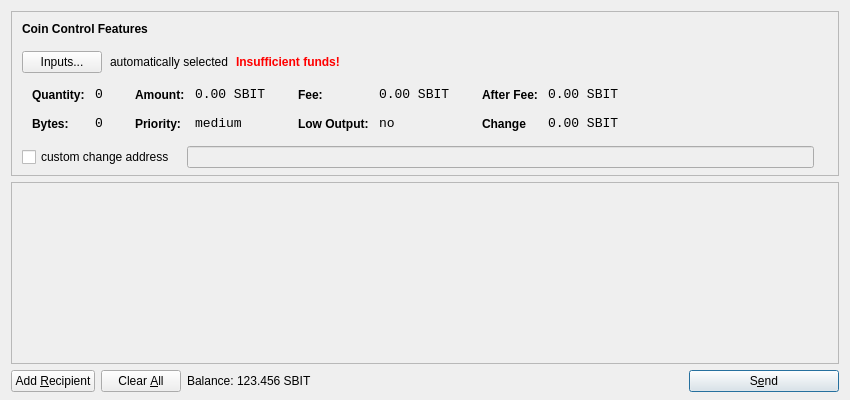
<?xml version="1.0" encoding="UTF-8"?>
<ui version="4.0">
 <class>SendCoinsDialog</class>
 <widget class="QDialog" name="SendCoinsDialog">
  <property name="geometry">
   <rect>
    <x>0</x>
    <y>0</y>
    <width>850</width>
    <height>400</height>
   </rect>
  </property>
  <property name="windowTitle">
   <string>Send Coins</string>
  </property>
  <layout class="QVBoxLayout" name="verticalLayout" stretch="0,1,0">
   <property name="bottomMargin">
    <number>8</number>
   </property>
   <item>
    <widget class="QFrame" name="frameCoinControl">
     <property name="sizePolicy">
      <sizepolicy hsizetype="Expanding" vsizetype="Expanding">
       <horstretch>0</horstretch>
       <verstretch>0</verstretch>
      </sizepolicy>
     </property>
     <property name="maximumSize">
      <size>
       <width>16777215</width>
       <height>16777215</height>
      </size>
     </property>
     <property name="frameShape">
      <enum>QFrame::StyledPanel</enum>
     </property>
     <property name="frameShadow">
      <enum>QFrame::Sunken</enum>
     </property>
     <layout class="QVBoxLayout" name="verticalLayoutCoinControl2">
      <property name="spacing">
       <number>-1</number>
      </property>
      <property name="leftMargin">
       <number>0</number>
      </property>
      <property name="topMargin">
       <number>0</number>
      </property>
      <property name="rightMargin">
       <number>0</number>
      </property>
      <property name="bottomMargin">
       <number>6</number>
      </property>
      <item>
       <layout class="QVBoxLayout" name="verticalLayoutCoinControl" stretch="0,0,0,0,1">
        <property name="spacing">
         <number>0</number>
        </property>
        <property name="leftMargin">
         <number>10</number>
        </property>
        <property name="topMargin">
         <number>10</number>
        </property>
        <item>
         <layout class="QHBoxLayout" name="horizontalLayoutCoinControl1">
          <property name="bottomMargin">
           <number>15</number>
          </property>
          <item>
           <widget class="QLabel" name="labelCoinControlFeatures">
            <property name="sizePolicy">
             <sizepolicy hsizetype="Preferred" vsizetype="Maximum">
              <horstretch>0</horstretch>
              <verstretch>0</verstretch>
             </sizepolicy>
            </property>
            <property name="font">
             <font>
              <weight>75</weight>
              <bold>true</bold>
             </font>
            </property>
            <property name="styleSheet">
             <string notr="true">font-weight:bold;</string>
            </property>
            <property name="text">
             <string>Coin Control Features</string>
            </property>
           </widget>
          </item>
         </layout>
        </item>
        <item>
         <layout class="QHBoxLayout" name="horizontalLayoutCoinControl2" stretch="0,0,0,0">
          <property name="spacing">
           <number>8</number>
          </property>
          <property name="bottomMargin">
           <number>10</number>
          </property>
          <item>
           <widget class="QPushButton" name="pushButtonCoinControl">
            <property name="styleSheet">
             <string notr="true"/>
            </property>
            <property name="text">
             <string>Inputs...</string>
            </property>
           </widget>
          </item>
          <item>
           <widget class="QLabel" name="labelCoinControlAutomaticallySelected">
            <property name="text">
             <string>automatically selected</string>
            </property>
            <property name="margin">
             <number>5</number>
            </property>
           </widget>
          </item>
          <item>
           <widget class="QLabel" name="labelCoinControlInsuffFunds">
            <property name="font">
             <font>
              <weight>75</weight>
              <bold>true</bold>
             </font>
            </property>
            <property name="styleSheet">
             <string notr="true">color:red;font-weight:bold;</string>
            </property>
            <property name="text">
             <string>Insufficient funds!</string>
            </property>
            <property name="margin">
             <number>5</number>
            </property>
           </widget>
          </item>
          <item>
           <spacer name="horizontalSpacerCoinControl">
            <property name="orientation">
             <enum>Qt::Horizontal</enum>
            </property>
            <property name="sizeHint" stdset="0">
             <size>
              <width>40</width>
              <height>1</height>
             </size>
            </property>
           </spacer>
          </item>
         </layout>
        </item>
        <item>
         <widget class="QWidget" name="widgetCoinControl" native="true">
          <property name="sizePolicy">
           <sizepolicy hsizetype="Preferred" vsizetype="Preferred">
            <horstretch>0</horstretch>
            <verstretch>0</verstretch>
           </sizepolicy>
          </property>
          <property name="minimumSize">
           <size>
            <width>0</width>
            <height>0</height>
           </size>
          </property>
          <property name="styleSheet">
           <string notr="true"/>
          </property>
          <layout class="QHBoxLayout" name="horizontalLayoutCoinControl5">
           <property name="margin">
            <number>0</number>
           </property>
           <item>
            <layout class="QHBoxLayout" name="horizontalLayoutCoinControl3" stretch="0,0,0,1">
             <property name="spacing">
              <number>20</number>
             </property>
             <property name="topMargin">
              <number>0</number>
             </property>
             <property name="bottomMargin">
              <number>10</number>
             </property>
             <item>
              <layout class="QFormLayout" name="formLayoutCoinControl1">
               <property name="horizontalSpacing">
                <number>10</number>
               </property>
               <property name="verticalSpacing">
                <number>14</number>
               </property>
               <property name="leftMargin">
                <number>10</number>
               </property>
               <property name="topMargin">
                <number>4</number>
               </property>
               <property name="rightMargin">
                <number>6</number>
               </property>
               <item row="0" column="0">
                <widget class="QLabel" name="labelCoinControlQuantityText">
                 <property name="styleSheet">
                  <string notr="true">font-weight:bold;</string>
                 </property>
                 <property name="text">
                  <string>Quantity:</string>
                 </property>
                 <property name="margin">
                  <number>0</number>
                 </property>
                </widget>
               </item>
               <item row="0" column="1">
                <widget class="QLabel" name="labelCoinControlQuantity">
                 <property name="font">
                  <font>
                   <family>Monospace</family>
                   <pointsize>10</pointsize>
                  </font>
                 </property>
                 <property name="cursor">
                  <cursorShape>IBeamCursor</cursorShape>
                 </property>
                 <property name="contextMenuPolicy">
                  <enum>Qt::ActionsContextMenu</enum>
                 </property>
                 <property name="text">
                  <string>0</string>
                 </property>
                 <property name="margin">
                  <number>0</number>
                 </property>
                 <property name="textInteractionFlags">
                  <set>Qt::LinksAccessibleByMouse|Qt::TextSelectableByKeyboard|Qt::TextSelectableByMouse</set>
                 </property>
                </widget>
               </item>
               <item row="1" column="0">
                <widget class="QLabel" name="labelCoinControlBytesText">
                 <property name="styleSheet">
                  <string notr="true">font-weight:bold;</string>
                 </property>
                 <property name="text">
                  <string>Bytes:</string>
                 </property>
                </widget>
               </item>
               <item row="1" column="1">
                <widget class="QLabel" name="labelCoinControlBytes">
                 <property name="font">
                  <font>
                   <family>Monospace</family>
                   <pointsize>10</pointsize>
                  </font>
                 </property>
                 <property name="cursor">
                  <cursorShape>IBeamCursor</cursorShape>
                 </property>
                 <property name="contextMenuPolicy">
                  <enum>Qt::ActionsContextMenu</enum>
                 </property>
                 <property name="text">
                  <string>0</string>
                 </property>
                 <property name="textInteractionFlags">
                  <set>Qt::LinksAccessibleByMouse|Qt::TextSelectableByKeyboard|Qt::TextSelectableByMouse</set>
                 </property>
                </widget>
               </item>
              </layout>
             </item>
             <item>
              <layout class="QFormLayout" name="formLayoutCoinControl2">
               <property name="horizontalSpacing">
                <number>10</number>
               </property>
               <property name="verticalSpacing">
                <number>14</number>
               </property>
               <property name="leftMargin">
                <number>6</number>
               </property>
               <property name="topMargin">
                <number>4</number>
               </property>
               <property name="rightMargin">
                <number>6</number>
               </property>
               <item row="0" column="0">
                <widget class="QLabel" name="labelCoinControlAmountText">
                 <property name="styleSheet">
                  <string notr="true">font-weight:bold;</string>
                 </property>
                 <property name="text">
                  <string>Amount:</string>
                 </property>
                 <property name="margin">
                  <number>0</number>
                 </property>
                </widget>
               </item>
               <item row="0" column="1">
                <widget class="QLabel" name="labelCoinControlAmount">
                 <property name="font">
                  <font>
                   <family>Monospace</family>
                   <pointsize>10</pointsize>
                  </font>
                 </property>
                 <property name="cursor">
                  <cursorShape>IBeamCursor</cursorShape>
                 </property>
                 <property name="contextMenuPolicy">
                  <enum>Qt::ActionsContextMenu</enum>
                 </property>
                 <property name="text">
                  <string>0.00 SBIT</string>
                 </property>
                 <property name="textInteractionFlags">
                  <set>Qt::LinksAccessibleByMouse|Qt::TextSelectableByKeyboard|Qt::TextSelectableByMouse</set>
                 </property>
                </widget>
               </item>
               <item row="1" column="0">
                <widget class="QLabel" name="labelCoinControlPriorityText">
                 <property name="styleSheet">
                  <string notr="true">font-weight:bold;</string>
                 </property>
                 <property name="text">
                  <string>Priority:</string>
                 </property>
                </widget>
               </item>
               <item row="1" column="1">
                <widget class="QLabel" name="labelCoinControlPriority">
                 <property name="font">
                  <font>
                   <family>Monospace</family>
                   <pointsize>10</pointsize>
                  </font>
                 </property>
                 <property name="cursor">
                  <cursorShape>IBeamCursor</cursorShape>
                 </property>
                 <property name="contextMenuPolicy">
                  <enum>Qt::ActionsContextMenu</enum>
                 </property>
                 <property name="text">
                  <string>medium</string>
                 </property>
                 <property name="textInteractionFlags">
                  <set>Qt::LinksAccessibleByMouse|Qt::TextSelectableByKeyboard|Qt::TextSelectableByMouse</set>
                 </property>
                </widget>
               </item>
              </layout>
             </item>
             <item>
              <layout class="QFormLayout" name="formLayoutCoinControl3">
               <property name="horizontalSpacing">
                <number>10</number>
               </property>
               <property name="verticalSpacing">
                <number>14</number>
               </property>
               <property name="leftMargin">
                <number>6</number>
               </property>
               <property name="topMargin">
                <number>4</number>
               </property>
               <property name="rightMargin">
                <number>6</number>
               </property>
               <item row="0" column="0">
                <widget class="QLabel" name="labelCoinControlFeeText">
                 <property name="styleSheet">
                  <string notr="true">font-weight:bold;</string>
                 </property>
                 <property name="text">
                  <string>Fee:</string>
                 </property>
                 <property name="margin">
                  <number>0</number>
                 </property>
                </widget>
               </item>
               <item row="0" column="1">
                <widget class="QLabel" name="labelCoinControlFee">
                 <property name="font">
                  <font>
                   <family>Monospace</family>
                   <pointsize>10</pointsize>
                  </font>
                 </property>
                 <property name="cursor">
                  <cursorShape>IBeamCursor</cursorShape>
                 </property>
                 <property name="contextMenuPolicy">
                  <enum>Qt::ActionsContextMenu</enum>
                 </property>
                 <property name="text">
                  <string>0.00 SBIT</string>
                 </property>
                 <property name="textInteractionFlags">
                  <set>Qt::LinksAccessibleByMouse|Qt::TextSelectableByKeyboard|Qt::TextSelectableByMouse</set>
                 </property>
                </widget>
               </item>
               <item row="1" column="0">
                <widget class="QLabel" name="labelCoinControlLowOutputText">
                 <property name="styleSheet">
                  <string notr="true">font-weight:bold;</string>
                 </property>
                 <property name="text">
                  <string>Low Output:</string>
                 </property>
                </widget>
               </item>
               <item row="1" column="1">
                <widget class="QLabel" name="labelCoinControlLowOutput">
                 <property name="font">
                  <font>
                   <family>Monospace</family>
                   <pointsize>10</pointsize>
                  </font>
                 </property>
                 <property name="cursor">
                  <cursorShape>IBeamCursor</cursorShape>
                 </property>
                 <property name="contextMenuPolicy">
                  <enum>Qt::ActionsContextMenu</enum>
                 </property>
                 <property name="text">
                  <string>no</string>
                 </property>
                 <property name="textInteractionFlags">
                  <set>Qt::LinksAccessibleByMouse|Qt::TextSelectableByKeyboard|Qt::TextSelectableByMouse</set>
                 </property>
                </widget>
               </item>
              </layout>
             </item>
             <item>
              <layout class="QFormLayout" name="formLayoutCoinControl4">
               <property name="horizontalSpacing">
                <number>10</number>
               </property>
               <property name="verticalSpacing">
                <number>14</number>
               </property>
               <property name="leftMargin">
                <number>6</number>
               </property>
               <property name="topMargin">
                <number>4</number>
               </property>
               <property name="rightMargin">
                <number>6</number>
               </property>
               <item row="0" column="0">
                <widget class="QLabel" name="labelCoinControlAfterFeeText">
                 <property name="styleSheet">
                  <string notr="true">font-weight:bold;</string>
                 </property>
                 <property name="text">
                  <string>After Fee:</string>
                 </property>
                 <property name="margin">
                  <number>0</number>
                 </property>
                </widget>
               </item>
               <item row="0" column="1">
                <widget class="QLabel" name="labelCoinControlAfterFee">
                 <property name="font">
                  <font>
                   <family>Monospace</family>
                   <pointsize>10</pointsize>
                  </font>
                 </property>
                 <property name="cursor">
                  <cursorShape>IBeamCursor</cursorShape>
                 </property>
                 <property name="contextMenuPolicy">
                  <enum>Qt::ActionsContextMenu</enum>
                 </property>
                 <property name="text">
                  <string>0.00 SBIT</string>
                 </property>
                 <property name="textInteractionFlags">
                  <set>Qt::LinksAccessibleByMouse|Qt::TextSelectableByKeyboard|Qt::TextSelectableByMouse</set>
                 </property>
                </widget>
               </item>
               <item row="1" column="0">
                <widget class="QLabel" name="labelCoinControlChangeText">
                 <property name="styleSheet">
                  <string notr="true">font-weight:bold;</string>
                 </property>
                 <property name="text">
                  <string>Change</string>
                 </property>
                </widget>
               </item>
               <item row="1" column="1">
                <widget class="QLabel" name="labelCoinControlChange">
                 <property name="font">
                  <font>
                   <family>Monospace</family>
                   <pointsize>10</pointsize>
                  </font>
                 </property>
                 <property name="cursor">
                  <cursorShape>IBeamCursor</cursorShape>
                 </property>
                 <property name="contextMenuPolicy">
                  <enum>Qt::ActionsContextMenu</enum>
                 </property>
                 <property name="text">
                  <string>0.00 SBIT</string>
                 </property>
                 <property name="textInteractionFlags">
                  <set>Qt::LinksAccessibleByMouse|Qt::TextSelectableByKeyboard|Qt::TextSelectableByMouse</set>
                 </property>
                </widget>
               </item>
              </layout>
             </item>
            </layout>
           </item>
          </layout>
         </widget>
        </item>
        <item>
         <layout class="QHBoxLayout" name="horizontalLayoutCoinControl4" stretch="0,0,0">
          <property name="spacing">
           <number>12</number>
          </property>
          <property name="sizeConstraint">
           <enum>QLayout::SetDefaultConstraint</enum>
          </property>
          <property name="topMargin">
           <number>5</number>
          </property>
          <property name="rightMargin">
           <number>5</number>
          </property>
          <item>
           <widget class="QCheckBox" name="checkBoxCoinControlChange">
            <property name="text">
             <string>custom change address</string>
            </property>
           </widget>
          </item>
          <item>
           <widget class="QLineEdit" name="lineEditCoinControlChange">
            <property name="enabled">
             <bool>false</bool>
            </property>
            <property name="sizePolicy">
             <sizepolicy hsizetype="Expanding" vsizetype="Fixed">
              <horstretch>0</horstretch>
              <verstretch>0</verstretch>
             </sizepolicy>
            </property>
           </widget>
          </item>
          <item>
           <widget class="QLabel" name="labelCoinControlChangeLabel">
            <property name="sizePolicy">
             <sizepolicy hsizetype="Preferred" vsizetype="Expanding">
              <horstretch>0</horstretch>
              <verstretch>0</verstretch>
             </sizepolicy>
            </property>
            <property name="minimumSize">
             <size>
              <width>0</width>
              <height>0</height>
             </size>
            </property>
            <property name="text">
             <string/>
            </property>
            <property name="margin">
             <number>3</number>
            </property>
           </widget>
          </item>
         </layout>
        </item>
        <item>
         <spacer name="verticalSpacerCoinControl">
          <property name="orientation">
           <enum>Qt::Vertical</enum>
          </property>
          <property name="sizeHint" stdset="0">
           <size>
            <width>800</width>
            <height>1</height>
           </size>
          </property>
         </spacer>
        </item>
       </layout>
      </item>
     </layout>
    </widget>
   </item>
   <item>
    <widget class="QScrollArea" name="scrollArea">
     <property name="widgetResizable">
      <bool>true</bool>
     </property>
     <widget class="QWidget" name="scrollAreaWidgetContents">
      <property name="geometry">
       <rect>
        <x>0</x>
        <y>0</y>
        <width>830</width>
        <height>165</height>
       </rect>
      </property>
      <layout class="QVBoxLayout" name="verticalLayout_2">
       <property name="margin">
        <number>0</number>
       </property>
       <item>
        <layout class="QVBoxLayout" name="entries">
         <property name="spacing">
          <number>6</number>
         </property>
        </layout>
       </item>
       <item>
        <spacer name="verticalSpacer">
         <property name="orientation">
          <enum>Qt::Vertical</enum>
         </property>
         <property name="sizeHint" stdset="0">
          <size>
           <width>20</width>
           <height>40</height>
          </size>
         </property>
        </spacer>
       </item>
      </layout>
     </widget>
    </widget>
   </item>
   <item>
    <layout class="QHBoxLayout" name="horizontalLayout">
     <item>
      <widget class="QPushButton" name="addButton">
       <property name="toolTip">
        <string>Send to multiple recipients at once</string>
       </property>
       <property name="text">
        <string>Add &amp;Recipient</string>
       </property>
       <property name="icon">
        <iconset resource="../bitcoin.qrc">
         <normaloff>:/icons/add</normaloff>:/icons/add</iconset>
       </property>
       <property name="autoDefault">
        <bool>false</bool>
       </property>
      </widget>
     </item>
     <item>
      <widget class="QPushButton" name="clearButton">
       <property name="sizePolicy">
        <sizepolicy hsizetype="Minimum" vsizetype="Fixed">
         <horstretch>0</horstretch>
         <verstretch>0</verstretch>
        </sizepolicy>
       </property>
       <property name="toolTip">
        <string>Remove all transaction fields</string>
       </property>
       <property name="text">
        <string>Clear &amp;All</string>
       </property>
       <property name="icon">
        <iconset resource="../bitcoin.qrc">
         <normaloff>:/icons/remove</normaloff>:/icons/remove</iconset>
       </property>
       <property name="autoRepeatDelay">
        <number>300</number>
       </property>
       <property name="autoDefault">
        <bool>false</bool>
       </property>
      </widget>
     </item>
     <item>
      <layout class="QHBoxLayout" name="horizontalLayout_2">
       <property name="spacing">
        <number>3</number>
       </property>
       <item>
        <widget class="QLabel" name="label">
         <property name="sizePolicy">
          <sizepolicy hsizetype="Preferred" vsizetype="Fixed">
           <horstretch>0</horstretch>
           <verstretch>0</verstretch>
          </sizepolicy>
         </property>
         <property name="text">
          <string>Balance:</string>
         </property>
        </widget>
       </item>
       <item>
        <widget class="QLabel" name="labelBalance">
         <property name="sizePolicy">
          <sizepolicy hsizetype="Preferred" vsizetype="Fixed">
           <horstretch>0</horstretch>
           <verstretch>0</verstretch>
          </sizepolicy>
         </property>
         <property name="cursor">
          <cursorShape>IBeamCursor</cursorShape>
         </property>
         <property name="text">
          <string>123.456 SBIT</string>
         </property>
         <property name="textInteractionFlags">
          <set>Qt::LinksAccessibleByMouse|Qt::TextSelectableByKeyboard|Qt::TextSelectableByMouse</set>
         </property>
        </widget>
       </item>
      </layout>
     </item>
     <item>
      <spacer name="horizontalSpacer">
       <property name="orientation">
        <enum>Qt::Horizontal</enum>
       </property>
       <property name="sizeHint" stdset="0">
        <size>
         <width>40</width>
         <height>20</height>
        </size>
       </property>
      </spacer>
     </item>
     <item>
      <widget class="QPushButton" name="sendButton">
       <property name="minimumSize">
        <size>
         <width>150</width>
         <height>0</height>
        </size>
       </property>
       <property name="toolTip">
        <string>Confirm the send action</string>
       </property>
       <property name="text">
        <string>S&amp;end</string>
       </property>
       <property name="icon">
        <iconset resource="../bitcoin.qrc">
         <normaloff>:/icons/send</normaloff>:/icons/send</iconset>
       </property>
       <property name="default">
        <bool>true</bool>
       </property>
      </widget>
     </item>
    </layout>
   </item>
  </layout>
 </widget>
 <resources>
  <include location="../bitcoin.qrc"/>
 </resources>
 <connections/>
</ui>
